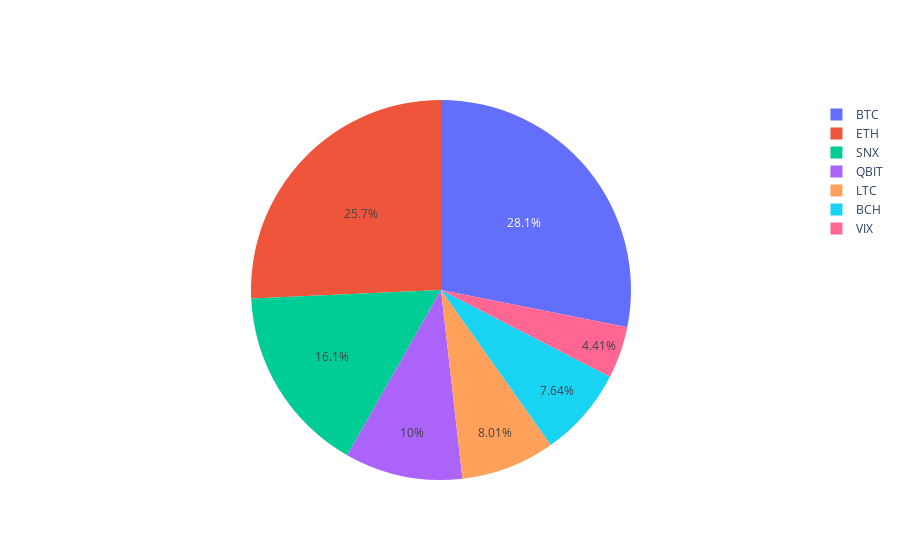

Write notebook code for a chart like this one.
### Code cell
labels = ['BTC','ETH','LTC','BCH','QBIT','VIX','SNX']

values = [0.28148053 , 0.25717069, 0.08005043, 0.07635744,0.10026002,0.04408134,0.16059954]

fig = go.Figure(data=[go.Pie(labels=labels, values=values)])
fig.show()

### Figure 1 — Plotly figure (JSON) as saved in the notebook; plotly's stock layout.template omitted (floating-point values rounded to 4 significant figures)
{"data": [{"labels": ["BTC", "ETH", "LTC", "BCH", "QBIT", "VIX", "SNX"], "type": "pie", "values": [0.2815, 0.2572, 0.08005, 0.07636, 0.1003, 0.04408, 0.1606]}], "layout": {}}
